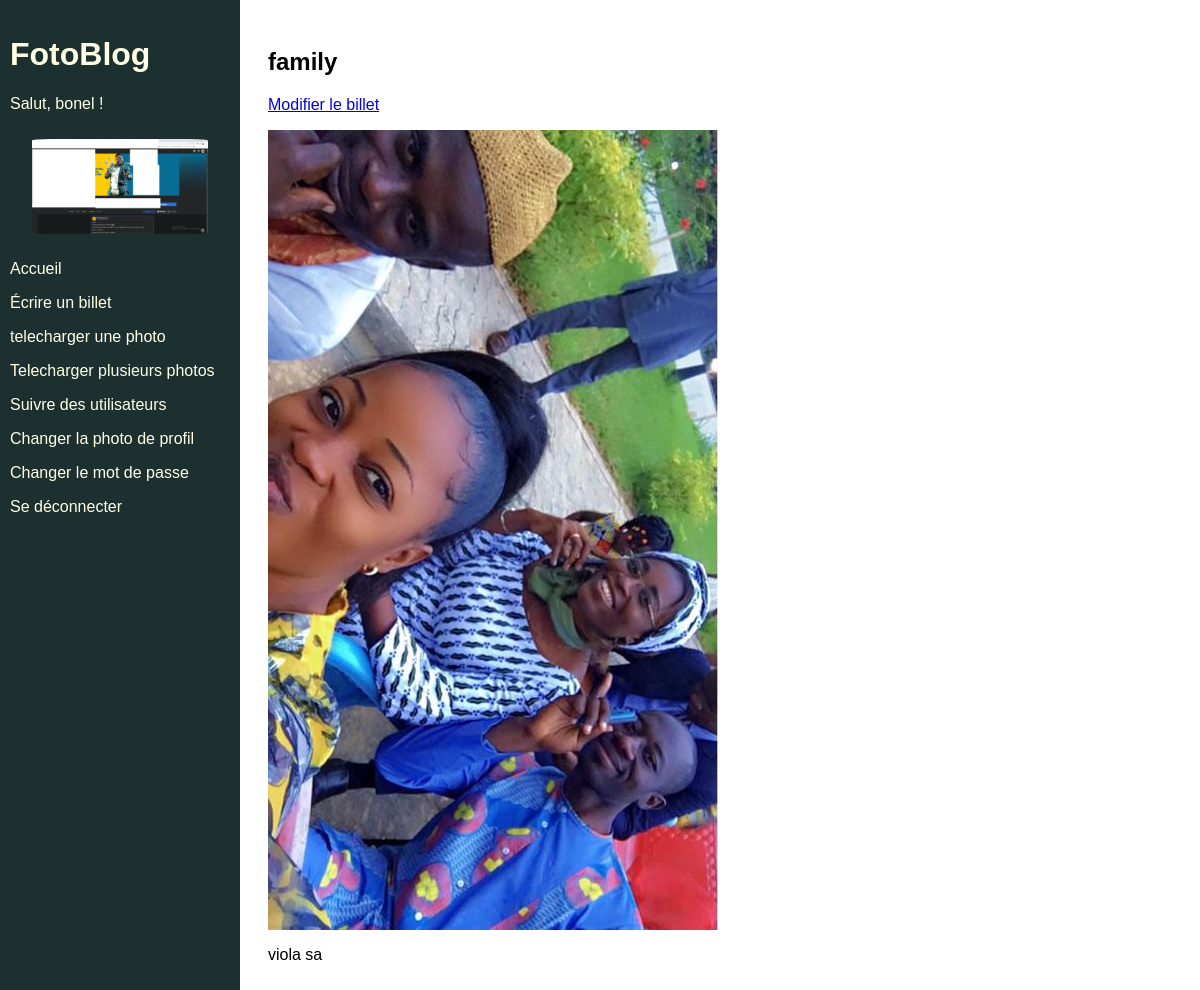
Page /blogs/10 (signed in) on the committed database.
### authentification/models.py (models this page shows, shortened)
class User(AbstractUser):
    CREATOR = "CREATOR"
    SUBSCRIBER = "SUBSCRIBER"
    ROLE_CHOICE = (
		(CREATOR,'createur'),
		(SUBSCRIBER,'abonné'),
	)
    profile_photo = models.ImageField(verbose_name='photo de profile')
    role = models.CharField(max_length=10, choices= ROLE_CHOICE, verbose_name='Role')
    follows = models.ManyToManyField('self',
                                     limit_choices_to={'role':CREATOR} , symmetrical=False, verbose_name='suit')

### blogs/models.py (models this page shows, shortened)
class Blog (models.Model):
    photo = models.ForeignKey(Photo, null=True, on_delete=models.SET_NULL, blank=True)
    author = models.ForeignKey(settings.AUTH_USER_MODEL, on_delete=models.CASCADE, null=True)
    contributors = models.ManyToManyField(settings.AUTH_USER_MODEL, through='BlogContributor', related_name='contributions')
    title = models.CharField(max_length=128)
    content = models.CharField(max_length=5000)
    author = models.ForeignKey(settings.AUTH_USER_MODEL, on_delete=models.CASCADE)
    date_created = models.DateTimeField(auto_now_add=True)
    starred = models.BooleanField(default=False)
    words_count = models.IntegerField(null = True)

class Photo(models.Model):
    image = models.ImageField()
    caption = models.CharField(max_length=128, blank=True)
    uploader = models.ForeignKey(settings.AUTH_USER_MODEL, on_delete=models.CASCADE)
    date_created  = models.DateTimeField(auto_now_add=True)
    IMAGE_MAX_SIZE = (800, 800)

### blogs/views.py (the view)
# urls.py: path('blogs/<int:blog_id>', blogs.views.view_blog, name = 'view_blog'),
@login_required
def view_blog(request, blog_id):
    blog = get_object_or_404(models.Blog, id=blog_id)
    return render(request, 'blogs/view_blog.html', {'blog': blog}
)

### blogs/templates/blogs/view_blog.html (shortened to what this page needs)
{% extends 'base.html' %}
{% block content %}
    <h2>{{ blog.title }}</h2>
    <p><a href="{% url 'edit_blog' blog.id %}">Modifier le billet</a></p>
    <img src="{{ blog.photo.image.url }}">
    <p>{{ blog.content }}</p>
{% endblock content %}

### templates/base.html (shortened to what this page needs)
{% load static %}
<html>
    <head>
        <link rel="stylesheet" href="{% static 'css/app.css' %}">
    </head>
    <body>
        <div class="sidebar">
            <h1>FotoBlog</h1>
            {% if user.is_authenticated %}
                <p>Salut, {{ user }} !</p>
                {% if user.profile_photo %}
                    <img class="avatar" src={{ user.profile_photo.url }}>
                {% else %}
                    <img class="avatar" src="{% static 'images/default_profile.png'%}">
                {% endif %}
                <p><a href="{% url 'home' %}">Accueil</a></p>
                    <p><a href="{% url 'blog_create' %}">Écrire un billet</a></p>
                    <a href="{% url 'photo_upload' %}">telecharger une photo</a>
                    <p><a href="{% url 'create_multiple_photos' %}">Telecharger plusieurs photos</a></p>
                <p><a href="{% url 'follow-users' %}">Suivre des utilisateurs</a></p>
                <p><a href="{% url 'upload_profile_photo' %}">Changer la photo de profil</a></p>
                <p><a href="{% url 'password_change' %}">Changer le mot de passe</a></p>
                <p><a href="{% url 'logout' %}">Se déconnecter</a></p>
            {% endif %}
        </div>
        <div class="main">
            {% block content %}{% endblock content %}
        </div>
    </body>
</html>

### static/css/app.css (style rules this page uses)
html { font-family: Arial; }
.sidebar { height: 100%; width: 220px; position: fixed; z-index: 1; top: 0; left: 0; background-color: #1d3030; color: #ffffe6; overflow-x: hidden; padding-top: 15px; padding-left: 10px; padding-right: 10px; }
.sidebar a { text-decoration: none; color: #ffffe6; display: block; }
.main { margin-left: 240px; padding: 20px; }
.avatar { width: 80%; border-radius: 10%; display: block; margin: auto; padding-top: 10px; padding-bottom: 10px; }

### rows in the picture
User: username "bonel", profile_photo (picture)
Blog: title "family", photo.image (picture), content "viola sa"
